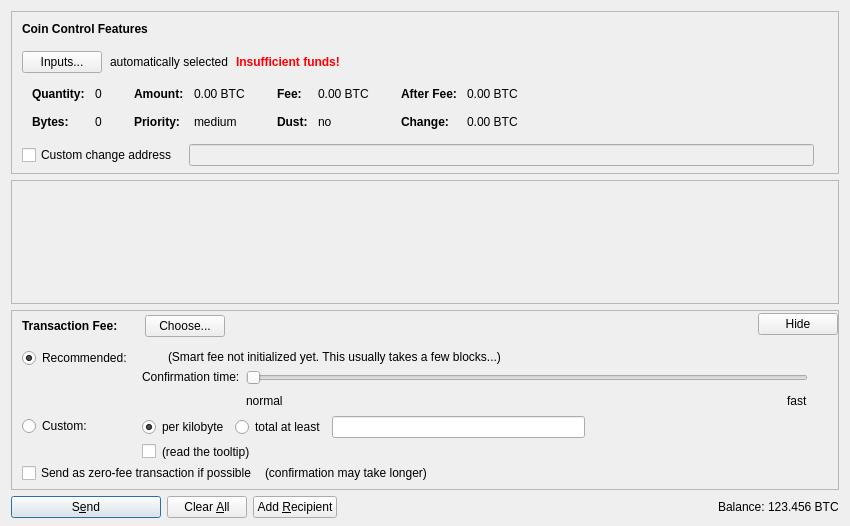
<?xml version="1.0" encoding="UTF-8"?>
<ui version="4.0">
 <class>SendCoinsDialog</class>
 <widget class="QDialog" name="SendCoinsDialog">
  <property name="geometry">
   <rect>
    <x>0</x>
    <y>0</y>
    <width>850</width>
    <height>526</height>
   </rect>
  </property>
  <property name="windowTitle">
   <string>Send Coins</string>
  </property>
  <layout class="QVBoxLayout" name="verticalLayout" stretch="0,1,0,0">
   <property name="bottomMargin">
    <number>8</number>
   </property>
   <item>
    <widget class="QFrame" name="frameCoinControl">
     <property name="sizePolicy">
      <sizepolicy hsizetype="Expanding" vsizetype="Expanding">
       <horstretch>0</horstretch>
       <verstretch>0</verstretch>
      </sizepolicy>
     </property>
     <property name="maximumSize">
      <size>
       <width>16777215</width>
       <height>16777215</height>
      </size>
     </property>
     <property name="frameShape">
      <enum>QFrame::StyledPanel</enum>
     </property>
     <property name="frameShadow">
      <enum>QFrame::Sunken</enum>
     </property>
     <layout class="QVBoxLayout" name="verticalLayoutCoinControl2">
      <property name="spacing">
       <number>0</number>
      </property>
      <property name="leftMargin">
       <number>0</number>
      </property>
      <property name="topMargin">
       <number>0</number>
      </property>
      <property name="rightMargin">
       <number>0</number>
      </property>
      <property name="bottomMargin">
       <number>6</number>
      </property>
      <item>
       <layout class="QVBoxLayout" name="verticalLayoutCoinControl" stretch="0,0,0,0,1">
        <property name="spacing">
         <number>0</number>
        </property>
        <property name="leftMargin">
         <number>10</number>
        </property>
        <property name="topMargin">
         <number>10</number>
        </property>
        <item>
         <layout class="QHBoxLayout" name="horizontalLayoutCoinControl1">
          <property name="bottomMargin">
           <number>15</number>
          </property>
          <item>
           <widget class="QLabel" name="labelCoinControlFeatures">
            <property name="sizePolicy">
             <sizepolicy hsizetype="Preferred" vsizetype="Maximum">
              <horstretch>0</horstretch>
              <verstretch>0</verstretch>
             </sizepolicy>
            </property>
            <property name="font">
             <font>
              <weight>75</weight>
              <bold>true</bold>
             </font>
            </property>
            <property name="styleSheet">
             <string notr="true">font-weight:bold;</string>
            </property>
            <property name="text">
             <string>Coin Control Features</string>
            </property>
           </widget>
          </item>
         </layout>
        </item>
        <item>
         <layout class="QHBoxLayout" name="horizontalLayoutCoinControl2" stretch="0,0,0,0">
          <property name="spacing">
           <number>8</number>
          </property>
          <property name="bottomMargin">
           <number>10</number>
          </property>
          <item>
           <widget class="QPushButton" name="pushButtonCoinControl">
            <property name="styleSheet">
             <string notr="true"/>
            </property>
            <property name="text">
             <string>Inputs...</string>
            </property>
            <property name="autoDefault">
             <bool>false</bool>
            </property>
           </widget>
          </item>
          <item>
           <widget class="QLabel" name="labelCoinControlAutomaticallySelected">
            <property name="text">
             <string>automatically selected</string>
            </property>
            <property name="margin">
             <number>5</number>
            </property>
           </widget>
          </item>
          <item>
           <widget class="QLabel" name="labelCoinControlInsuffFunds">
            <property name="font">
             <font>
              <weight>75</weight>
              <bold>true</bold>
             </font>
            </property>
            <property name="styleSheet">
             <string notr="true">color:red;font-weight:bold;</string>
            </property>
            <property name="text">
             <string>Insufficient funds!</string>
            </property>
            <property name="margin">
             <number>5</number>
            </property>
           </widget>
          </item>
          <item>
           <spacer name="horizontalSpacerCoinControl">
            <property name="orientation">
             <enum>Qt::Horizontal</enum>
            </property>
            <property name="sizeHint" stdset="0">
             <size>
              <width>40</width>
              <height>1</height>
             </size>
            </property>
           </spacer>
          </item>
         </layout>
        </item>
        <item>
         <widget class="QWidget" name="widgetCoinControl" native="true">
          <property name="sizePolicy">
           <sizepolicy hsizetype="Preferred" vsizetype="Preferred">
            <horstretch>0</horstretch>
            <verstretch>0</verstretch>
           </sizepolicy>
          </property>
          <property name="minimumSize">
           <size>
            <width>0</width>
            <height>0</height>
           </size>
          </property>
          <property name="styleSheet">
           <string notr="true"/>
          </property>
          <layout class="QHBoxLayout" name="horizontalLayoutCoinControl5">
           <property name="leftMargin">
            <number>0</number>
           </property>
           <property name="topMargin">
            <number>0</number>
           </property>
           <property name="rightMargin">
            <number>0</number>
           </property>
           <property name="bottomMargin">
            <number>0</number>
           </property>
           <item>
            <layout class="QHBoxLayout" name="horizontalLayoutCoinControl3" stretch="0,0,0,1">
             <property name="spacing">
              <number>20</number>
             </property>
             <property name="topMargin">
              <number>0</number>
             </property>
             <property name="bottomMargin">
              <number>10</number>
             </property>
             <item>
              <layout class="QFormLayout" name="formLayoutCoinControl1">
               <property name="horizontalSpacing">
                <number>10</number>
               </property>
               <property name="verticalSpacing">
                <number>14</number>
               </property>
               <property name="leftMargin">
                <number>10</number>
               </property>
               <property name="topMargin">
                <number>4</number>
               </property>
               <property name="rightMargin">
                <number>6</number>
               </property>
               <item row="0" column="0">
                <widget class="QLabel" name="labelCoinControlQuantityText">
                 <property name="font">
                  <font>
                   <weight>75</weight>
                   <bold>true</bold>
                  </font>
                 </property>
                 <property name="text">
                  <string>Quantity:</string>
                 </property>
                 <property name="margin">
                  <number>0</number>
                 </property>
                </widget>
               </item>
               <item row="0" column="1">
                <widget class="QLabel" name="labelCoinControlQuantity">
                 <property name="cursor">
                  <cursorShape>IBeamCursor</cursorShape>
                 </property>
                 <property name="contextMenuPolicy">
                  <enum>Qt::ActionsContextMenu</enum>
                 </property>
                 <property name="text">
                  <string notr="true">0</string>
                 </property>
                 <property name="margin">
                  <number>0</number>
                 </property>
                 <property name="textInteractionFlags">
                  <set>Qt::LinksAccessibleByMouse|Qt::TextSelectableByKeyboard|Qt::TextSelectableByMouse</set>
                 </property>
                </widget>
               </item>
               <item row="1" column="0">
                <widget class="QLabel" name="labelCoinControlBytesText">
                 <property name="font">
                  <font>
                   <weight>75</weight>
                   <bold>true</bold>
                  </font>
                 </property>
                 <property name="text">
                  <string>Bytes:</string>
                 </property>
                </widget>
               </item>
               <item row="1" column="1">
                <widget class="QLabel" name="labelCoinControlBytes">
                 <property name="cursor">
                  <cursorShape>IBeamCursor</cursorShape>
                 </property>
                 <property name="contextMenuPolicy">
                  <enum>Qt::ActionsContextMenu</enum>
                 </property>
                 <property name="text">
                  <string notr="true">0</string>
                 </property>
                 <property name="textInteractionFlags">
                  <set>Qt::LinksAccessibleByMouse|Qt::TextSelectableByKeyboard|Qt::TextSelectableByMouse</set>
                 </property>
                </widget>
               </item>
              </layout>
             </item>
             <item>
              <layout class="QFormLayout" name="formLayoutCoinControl2">
               <property name="horizontalSpacing">
                <number>10</number>
               </property>
               <property name="verticalSpacing">
                <number>14</number>
               </property>
               <property name="leftMargin">
                <number>6</number>
               </property>
               <property name="topMargin">
                <number>4</number>
               </property>
               <property name="rightMargin">
                <number>6</number>
               </property>
               <item row="0" column="0">
                <widget class="QLabel" name="labelCoinControlAmountText">
                 <property name="font">
                  <font>
                   <weight>75</weight>
                   <bold>true</bold>
                  </font>
                 </property>
                 <property name="text">
                  <string>Amount:</string>
                 </property>
                 <property name="margin">
                  <number>0</number>
                 </property>
                </widget>
               </item>
               <item row="0" column="1">
                <widget class="QLabel" name="labelCoinControlAmount">
                 <property name="cursor">
                  <cursorShape>IBeamCursor</cursorShape>
                 </property>
                 <property name="contextMenuPolicy">
                  <enum>Qt::ActionsContextMenu</enum>
                 </property>
                 <property name="text">
                  <string notr="true">0.00 BTC</string>
                 </property>
                 <property name="textInteractionFlags">
                  <set>Qt::LinksAccessibleByMouse|Qt::TextSelectableByKeyboard|Qt::TextSelectableByMouse</set>
                 </property>
                </widget>
               </item>
               <item row="1" column="0">
                <widget class="QLabel" name="labelCoinControlPriorityText">
                 <property name="font">
                  <font>
                   <weight>75</weight>
                   <bold>true</bold>
                  </font>
                 </property>
                 <property name="text">
                  <string>Priority:</string>
                 </property>
                </widget>
               </item>
               <item row="1" column="1">
                <widget class="QLabel" name="labelCoinControlPriority">
                 <property name="cursor">
                  <cursorShape>IBeamCursor</cursorShape>
                 </property>
                 <property name="contextMenuPolicy">
                  <enum>Qt::ActionsContextMenu</enum>
                 </property>
                 <property name="text">
                  <string notr="true">medium</string>
                 </property>
                 <property name="textInteractionFlags">
                  <set>Qt::LinksAccessibleByMouse|Qt::TextSelectableByKeyboard|Qt::TextSelectableByMouse</set>
                 </property>
                </widget>
               </item>
              </layout>
             </item>
             <item>
              <layout class="QFormLayout" name="formLayoutCoinControl3">
               <property name="horizontalSpacing">
                <number>10</number>
               </property>
               <property name="verticalSpacing">
                <number>14</number>
               </property>
               <property name="leftMargin">
                <number>6</number>
               </property>
               <property name="topMargin">
                <number>4</number>
               </property>
               <property name="rightMargin">
                <number>6</number>
               </property>
               <item row="0" column="0">
                <widget class="QLabel" name="labelCoinControlFeeText">
                 <property name="font">
                  <font>
                   <weight>75</weight>
                   <bold>true</bold>
                  </font>
                 </property>
                 <property name="text">
                  <string>Fee:</string>
                 </property>
                 <property name="margin">
                  <number>0</number>
                 </property>
                </widget>
               </item>
               <item row="0" column="1">
                <widget class="QLabel" name="labelCoinControlFee">
                 <property name="cursor">
                  <cursorShape>IBeamCursor</cursorShape>
                 </property>
                 <property name="contextMenuPolicy">
                  <enum>Qt::ActionsContextMenu</enum>
                 </property>
                 <property name="text">
                  <string notr="true">0.00 BTC</string>
                 </property>
                 <property name="textInteractionFlags">
                  <set>Qt::LinksAccessibleByMouse|Qt::TextSelectableByKeyboard|Qt::TextSelectableByMouse</set>
                 </property>
                </widget>
               </item>
               <item row="1" column="0">
                <widget class="QLabel" name="labelCoinControlLowOutputText">
                 <property name="font">
                  <font>
                   <weight>75</weight>
                   <bold>true</bold>
                  </font>
                 </property>
                 <property name="text">
                  <string>Dust:</string>
                 </property>
                </widget>
               </item>
               <item row="1" column="1">
                <widget class="QLabel" name="labelCoinControlLowOutput">
                 <property name="cursor">
                  <cursorShape>IBeamCursor</cursorShape>
                 </property>
                 <property name="contextMenuPolicy">
                  <enum>Qt::ActionsContextMenu</enum>
                 </property>
                 <property name="text">
                  <string notr="true">no</string>
                 </property>
                 <property name="textInteractionFlags">
                  <set>Qt::LinksAccessibleByMouse|Qt::TextSelectableByKeyboard|Qt::TextSelectableByMouse</set>
                 </property>
                </widget>
               </item>
              </layout>
             </item>
             <item>
              <layout class="QFormLayout" name="formLayoutCoinControl4">
               <property name="horizontalSpacing">
                <number>10</number>
               </property>
               <property name="verticalSpacing">
                <number>14</number>
               </property>
               <property name="leftMargin">
                <number>6</number>
               </property>
               <property name="topMargin">
                <number>4</number>
               </property>
               <property name="rightMargin">
                <number>6</number>
               </property>
               <item row="0" column="0">
                <widget class="QLabel" name="labelCoinControlAfterFeeText">
                 <property name="font">
                  <font>
                   <weight>75</weight>
                   <bold>true</bold>
                  </font>
                 </property>
                 <property name="text">
                  <string>After Fee:</string>
                 </property>
                 <property name="margin">
                  <number>0</number>
                 </property>
                </widget>
               </item>
               <item row="0" column="1">
                <widget class="QLabel" name="labelCoinControlAfterFee">
                 <property name="cursor">
                  <cursorShape>IBeamCursor</cursorShape>
                 </property>
                 <property name="contextMenuPolicy">
                  <enum>Qt::ActionsContextMenu</enum>
                 </property>
                 <property name="text">
                  <string notr="true">0.00 BTC</string>
                 </property>
                 <property name="textInteractionFlags">
                  <set>Qt::LinksAccessibleByMouse|Qt::TextSelectableByKeyboard|Qt::TextSelectableByMouse</set>
                 </property>
                </widget>
               </item>
               <item row="1" column="0">
                <widget class="QLabel" name="labelCoinControlChangeText">
                 <property name="font">
                  <font>
                   <weight>75</weight>
                   <bold>true</bold>
                  </font>
                 </property>
                 <property name="text">
                  <string>Change:</string>
                 </property>
                </widget>
               </item>
               <item row="1" column="1">
                <widget class="QLabel" name="labelCoinControlChange">
                 <property name="cursor">
                  <cursorShape>IBeamCursor</cursorShape>
                 </property>
                 <property name="contextMenuPolicy">
                  <enum>Qt::ActionsContextMenu</enum>
                 </property>
                 <property name="text">
                  <string notr="true">0.00 BTC</string>
                 </property>
                 <property name="textInteractionFlags">
                  <set>Qt::LinksAccessibleByMouse|Qt::TextSelectableByKeyboard|Qt::TextSelectableByMouse</set>
                 </property>
                </widget>
               </item>
              </layout>
             </item>
            </layout>
           </item>
          </layout>
         </widget>
        </item>
        <item>
         <layout class="QHBoxLayout" name="horizontalLayoutCoinControl4" stretch="0,0,0">
          <property name="spacing">
           <number>12</number>
          </property>
          <property name="sizeConstraint">
           <enum>QLayout::SetDefaultConstraint</enum>
          </property>
          <property name="topMargin">
           <number>5</number>
          </property>
          <property name="rightMargin">
           <number>5</number>
          </property>
          <item>
           <widget class="QCheckBox" name="checkBoxCoinControlChange">
            <property name="toolTip">
             <string>If this is activated, but the change address is empty or invalid, change will be sent to a newly generated address.</string>
            </property>
            <property name="text">
             <string>Custom change address</string>
            </property>
           </widget>
          </item>
          <item>
           <widget class="QValidatedLineEdit" name="lineEditCoinControlChange">
            <property name="enabled">
             <bool>false</bool>
            </property>
            <property name="sizePolicy">
             <sizepolicy hsizetype="Expanding" vsizetype="Fixed">
              <horstretch>0</horstretch>
              <verstretch>0</verstretch>
             </sizepolicy>
            </property>
           </widget>
          </item>
          <item>
           <widget class="QLabel" name="labelCoinControlChangeLabel">
            <property name="sizePolicy">
             <sizepolicy hsizetype="Preferred" vsizetype="Expanding">
              <horstretch>0</horstretch>
              <verstretch>0</verstretch>
             </sizepolicy>
            </property>
            <property name="minimumSize">
             <size>
              <width>0</width>
              <height>0</height>
             </size>
            </property>
            <property name="text">
             <string/>
            </property>
            <property name="margin">
             <number>3</number>
            </property>
           </widget>
          </item>
         </layout>
        </item>
        <item>
         <spacer name="verticalSpacerCoinControl">
          <property name="orientation">
           <enum>Qt::Vertical</enum>
          </property>
          <property name="sizeHint" stdset="0">
           <size>
            <width>800</width>
            <height>1</height>
           </size>
          </property>
         </spacer>
        </item>
       </layout>
      </item>
     </layout>
    </widget>
   </item>
   <item>
    <widget class="QScrollArea" name="scrollArea">
     <property name="widgetResizable">
      <bool>true</bool>
     </property>
     <widget class="QWidget" name="scrollAreaWidgetContents">
      <property name="geometry">
       <rect>
        <x>0</x>
        <y>0</y>
        <width>830</width>
        <height>68</height>
       </rect>
      </property>
      <layout class="QVBoxLayout" name="verticalLayout_2" stretch="0,1">
       <property name="leftMargin">
        <number>0</number>
       </property>
       <property name="topMargin">
        <number>0</number>
       </property>
       <property name="rightMargin">
        <number>0</number>
       </property>
       <property name="bottomMargin">
        <number>0</number>
       </property>
       <item>
        <layout class="QVBoxLayout" name="entries">
         <property name="spacing">
          <number>6</number>
         </property>
        </layout>
       </item>
       <item>
        <spacer name="verticalSpacer">
         <property name="orientation">
          <enum>Qt::Vertical</enum>
         </property>
         <property name="sizeHint" stdset="0">
          <size>
           <width>20</width>
           <height>40</height>
          </size>
         </property>
        </spacer>
       </item>
      </layout>
     </widget>
    </widget>
   </item>
   <item>
    <widget class="QFrame" name="frameFee">
     <property name="sizePolicy">
      <sizepolicy hsizetype="Expanding" vsizetype="Expanding">
       <horstretch>0</horstretch>
       <verstretch>0</verstretch>
      </sizepolicy>
     </property>
     <property name="maximumSize">
      <size>
       <width>16777215</width>
       <height>16777215</height>
      </size>
     </property>
     <property name="frameShape">
      <enum>QFrame::StyledPanel</enum>
     </property>
     <property name="frameShadow">
      <enum>QFrame::Sunken</enum>
     </property>
     <layout class="QVBoxLayout" name="verticalLayoutFee1">
      <property name="spacing">
       <number>0</number>
      </property>
      <property name="leftMargin">
       <number>0</number>
      </property>
      <property name="topMargin">
       <number>0</number>
      </property>
      <property name="rightMargin">
       <number>0</number>
      </property>
      <property name="bottomMargin">
       <number>0</number>
      </property>
      <item>
       <layout class="QVBoxLayout" name="verticalLayoutFee2" stretch="0,0,0">
        <property name="spacing">
         <number>0</number>
        </property>
        <property name="leftMargin">
         <number>10</number>
        </property>
        <property name="topMargin">
         <number>0</number>
        </property>
        <item>
         <layout class="QHBoxLayout" name="horizontalLayoutFee1">
          <property name="bottomMargin">
           <number>0</number>
          </property>
          <item>
           <layout class="QVBoxLayout" name="verticalLayoutFee7">
            <property name="spacing">
             <number>0</number>
            </property>
            <item>
             <spacer name="verticalSpacerSmartFee">
              <property name="orientation">
               <enum>Qt::Vertical</enum>
              </property>
              <property name="sizeType">
               <enum>QSizePolicy::Fixed</enum>
              </property>
              <property name="sizeHint" stdset="0">
               <size>
                <width>1</width>
                <height>4</height>
               </size>
              </property>
             </spacer>
            </item>
            <item>
             <layout class="QHBoxLayout" name="horizontalLayoutSmartFee">
              <property name="spacing">
               <number>10</number>
              </property>
              <item>
               <widget class="QLabel" name="labelFeeHeadline">
                <property name="sizePolicy">
                 <sizepolicy hsizetype="Preferred" vsizetype="Maximum">
                  <horstretch>0</horstretch>
                  <verstretch>0</verstretch>
                 </sizepolicy>
                </property>
                <property name="font">
                 <font>
                  <weight>75</weight>
                  <bold>true</bold>
                 </font>
                </property>
                <property name="styleSheet">
                 <string notr="true">font-weight:bold;</string>
                </property>
                <property name="text">
                 <string>Transaction Fee:</string>
                </property>
               </widget>
              </item>
              <item>
               <widget class="QLabel" name="labelFeeMinimized">
                <property name="text">
                 <string/>
                </property>
               </widget>
              </item>
              <item>
               <widget class="QPushButton" name="buttonChooseFee">
                <property name="text">
                 <string>Choose...</string>
                </property>
               </widget>
              </item>
             </layout>
            </item>
            <item>
             <spacer name="verticalSpacer_5">
              <property name="orientation">
               <enum>Qt::Vertical</enum>
              </property>
              <property name="sizeHint" stdset="0">
               <size>
                <width>1</width>
                <height>1</height>
               </size>
              </property>
             </spacer>
            </item>
           </layout>
          </item>
          <item>
           <spacer name="horizontalSpacer_4">
            <property name="orientation">
             <enum>Qt::Horizontal</enum>
            </property>
            <property name="sizeHint" stdset="0">
             <size>
              <width>40</width>
              <height>20</height>
             </size>
            </property>
           </spacer>
          </item>
          <item>
           <widget class="QPushButton" name="buttonMinimizeFee">
            <property name="toolTip">
             <string>collapse fee-settings</string>
            </property>
            <property name="text">
             <string>Hide</string>
            </property>
           </widget>
          </item>
         </layout>
        </item>
        <item>
         <widget class="QFrame" name="frameFeeSelection">
          <layout class="QVBoxLayout" name="verticalLayoutFee12">
           <property name="spacing">
            <number>0</number>
           </property>
           <property name="leftMargin">
            <number>0</number>
           </property>
           <property name="topMargin">
            <number>0</number>
           </property>
           <property name="rightMargin">
            <number>0</number>
           </property>
           <property name="bottomMargin">
            <number>0</number>
           </property>
           <item>
            <layout class="QGridLayout" name="gridLayoutFee">
             <property name="topMargin">
              <number>10</number>
             </property>
             <property name="bottomMargin">
              <number>4</number>
             </property>
             <property name="horizontalSpacing">
              <number>10</number>
             </property>
             <property name="verticalSpacing">
              <number>4</number>
             </property>
             <item row="1" column="1">
              <layout class="QVBoxLayout" name="verticalLayoutFee8">
               <property name="spacing">
                <number>6</number>
               </property>
               <item>
                <layout class="QHBoxLayout" name="horizontalLayoutFee13">
                 <item>
                  <widget class="QRadioButton" name="radioCustomPerKilobyte">
                   <property name="toolTip">
                    <string>If the custom fee is set to 1000 satoshis and the transaction is only 250 bytes, then &quot;per kilobyte&quot; only pays 250 satoshis in fee, while &quot;total at least&quot; pays 1000 satoshis. For transactions bigger than a kilobyte both pay by kilobyte.</string>
                   </property>
                   <property name="text">
                    <string>per kilobyte</string>
                   </property>
                   <property name="checked">
                    <bool>true</bool>
                   </property>
                   <attribute name="buttonGroup">
                    <string notr="true">groupCustomFee</string>
                   </attribute>
                  </widget>
                 </item>
                 <item>
                  <widget class="QRadioButton" name="radioCustomAtLeast">
                   <property name="toolTip">
                    <string>If the custom fee is set to 1000 satoshis and the transaction is only 250 bytes, then &quot;per kilobyte&quot; only pays 250 satoshis in fee, while &quot;total at least&quot; pays 1000 satoshis. For transactions bigger than a kilobyte both pay by kilobyte.</string>
                   </property>
                   <property name="text">
                    <string>total at least</string>
                   </property>
                   <attribute name="buttonGroup">
                    <string notr="true">groupCustomFee</string>
                   </attribute>
                  </widget>
                 </item>
                 <item>
                  <widget class="AirDollarsAmountField" name="customFee"/>
                 </item>
                 <item>
                  <spacer name="horizontalSpacer_6">
                   <property name="orientation">
                    <enum>Qt::Horizontal</enum>
                   </property>
                   <property name="sizeHint" stdset="0">
                    <size>
                     <width>1</width>
                     <height>1</height>
                    </size>
                   </property>
                  </spacer>
                 </item>
                </layout>
               </item>
               <item>
                <layout class="QHBoxLayout" name="horizontalLayoutFee8">
                 <item>
                  <widget class="QCheckBox" name="checkBoxMinimumFee">
                   <property name="toolTip">
                    <string>Paying only the minimum fee is just fine as long as there is less transaction volume than space in the blocks. But be aware that this can end up in a never confirming transaction once there is more demand for airdollars transactions than the network can process.</string>
                   </property>
                   <property name="text">
                    <string/>
                   </property>
                  </widget>
                 </item>
                 <item>
                  <widget class="QLabel" name="labelMinFeeWarning">
                   <property name="enabled">
                    <bool>true</bool>
                   </property>
                   <property name="toolTip">
                    <string>Paying only the minimum fee is just fine as long as there is less transaction volume than space in the blocks. But be aware that this can end up in a never confirming transaction once there is more demand for airdollars transactions than the network can process.</string>
                   </property>
                   <property name="text">
                    <string>(read the tooltip)</string>
                   </property>
                   <property name="margin">
                    <number>5</number>
                   </property>
                  </widget>
                 </item>
                 <item>
                  <spacer name="horizontalSpacer_2">
                   <property name="orientation">
                    <enum>Qt::Horizontal</enum>
                   </property>
                   <property name="sizeHint" stdset="0">
                    <size>
                     <width>1</width>
                     <height>1</height>
                    </size>
                   </property>
                  </spacer>
                 </item>
                </layout>
               </item>
              </layout>
             </item>
             <item row="0" column="0">
              <layout class="QVBoxLayout" name="verticalLayoutFee4" stretch="0,1">
               <item>
                <widget class="QRadioButton" name="radioSmartFee">
                 <property name="text">
                  <string>Recommended:</string>
                 </property>
                 <property name="checked">
                  <bool>true</bool>
                 </property>
                 <attribute name="buttonGroup">
                  <string notr="true">groupFee</string>
                 </attribute>
                </widget>
               </item>
               <item>
                <spacer name="verticalSpacer_2">
                 <property name="orientation">
                  <enum>Qt::Vertical</enum>
                 </property>
                 <property name="sizeHint" stdset="0">
                  <size>
                   <width>1</width>
                   <height>1</height>
                  </size>
                 </property>
                </spacer>
               </item>
              </layout>
             </item>
             <item row="1" column="0">
              <layout class="QVBoxLayout" name="verticalLayoutFee9" stretch="0,1">
               <item>
                <widget class="QRadioButton" name="radioCustomFee">
                 <property name="text">
                  <string>Custom:</string>
                 </property>
                 <attribute name="buttonGroup">
                  <string notr="true">groupFee</string>
                 </attribute>
                </widget>
               </item>
               <item>
                <spacer name="verticalSpacer_6">
                 <property name="orientation">
                  <enum>Qt::Vertical</enum>
                 </property>
                 <property name="sizeHint" stdset="0">
                  <size>
                   <width>1</width>
                   <height>1</height>
                  </size>
                 </property>
                </spacer>
               </item>
              </layout>
             </item>
             <item row="0" column="1">
              <layout class="QVBoxLayout" name="verticalLayoutFee3" stretch="0,0,1">
               <property name="spacing">
                <number>6</number>
               </property>
               <property name="topMargin">
                <number>2</number>
               </property>
               <item>
                <layout class="QHBoxLayout" name="horizontalLayoutFee12">
                 <item>
                  <widget class="QLabel" name="labelSmartFee">
                   <property name="text">
                    <string/>
                   </property>
                   <property name="margin">
                    <number>2</number>
                   </property>
                  </widget>
                 </item>
                 <item>
                  <widget class="QLabel" name="labelFeeEstimation">
                   <property name="text">
                    <string/>
                   </property>
                  </widget>
                 </item>
                 <item>
                  <widget class="QLabel" name="labelSmartFee2">
                   <property name="text">
                    <string>(Smart fee not initialized yet. This usually takes a few blocks...)</string>
                   </property>
                   <property name="margin">
                    <number>2</number>
                   </property>
                  </widget>
                 </item>
                 <item>
                  <spacer name="horizontalSpacer_5">
                   <property name="orientation">
                    <enum>Qt::Horizontal</enum>
                   </property>
                   <property name="sizeHint" stdset="0">
                    <size>
                     <width>1</width>
                     <height>1</height>
                    </size>
                   </property>
                  </spacer>
                 </item>
                </layout>
               </item>
               <item>
                <layout class="QHBoxLayout" name="horizontalLayoutFee9">
                 <item>
                  <layout class="QVBoxLayout" name="verticalLayoutFee6">
                   <item>
                    <widget class="QLabel" name="labelSmartFee3">
                     <property name="text">
                      <string>Confirmation time:</string>
                     </property>
                     <property name="margin">
                      <number>2</number>
                     </property>
                    </widget>
                   </item>
                   <item>
                    <spacer name="verticalSpacer_3">
                     <property name="orientation">
                      <enum>Qt::Vertical</enum>
                     </property>
                     <property name="sizeHint" stdset="0">
                      <size>
                       <width>1</width>
                       <height>1</height>
                      </size>
                     </property>
                    </spacer>
                   </item>
                  </layout>
                 </item>
                 <item>
                  <layout class="QVBoxLayout" name="verticalLayoutFee5">
                   <property name="rightMargin">
                    <number>30</number>
                   </property>
                   <item>
                    <widget class="QSlider" name="sliderSmartFee">
                     <property name="minimum">
                      <number>0</number>
                     </property>
                     <property name="maximum">
                      <number>24</number>
                     </property>
                     <property name="pageStep">
                      <number>1</number>
                     </property>
                     <property name="value">
                      <number>0</number>
                     </property>
                     <property name="orientation">
                      <enum>Qt::Horizontal</enum>
                     </property>
                     <property name="invertedAppearance">
                      <bool>false</bool>
                     </property>
                     <property name="invertedControls">
                      <bool>false</bool>
                     </property>
                     <property name="tickPosition">
                      <enum>QSlider::NoTicks</enum>
                     </property>
                    </widget>
                   </item>
                   <item>
                    <layout class="QHBoxLayout" name="horizontalLayoutFee10">
                     <item>
                      <widget class="QLabel" name="labelSmartFeeNormal">
                       <property name="text">
                        <string>normal</string>
                       </property>
                      </widget>
                     </item>
                     <item>
                      <spacer name="horizontalSpacer_3">
                       <property name="orientation">
                        <enum>Qt::Horizontal</enum>
                       </property>
                       <property name="sizeHint" stdset="0">
                        <size>
                         <width>40</width>
                         <height>20</height>
                        </size>
                       </property>
                      </spacer>
                     </item>
                     <item>
                      <widget class="QLabel" name="labelSmartFeeFast">
                       <property name="text">
                        <string>fast</string>
                       </property>
                      </widget>
                     </item>
                    </layout>
                   </item>
                  </layout>
                 </item>
                </layout>
               </item>
               <item>
                <spacer name="verticalSpacer_4">
                 <property name="orientation">
                  <enum>Qt::Vertical</enum>
                 </property>
                 <property name="sizeHint" stdset="0">
                  <size>
                   <width>1</width>
                   <height>1</height>
                  </size>
                 </property>
                </spacer>
               </item>
              </layout>
             </item>
            </layout>
           </item>
           <item>
            <layout class="QHBoxLayout" name="horizontalLayoutFee5" stretch="0,0,0">
             <property name="spacing">
              <number>8</number>
             </property>
             <property name="bottomMargin">
              <number>4</number>
             </property>
             <item>
              <widget class="QCheckBox" name="checkBoxFreeTx">
               <property name="text">
                <string>Send as zero-fee transaction if possible</string>
               </property>
              </widget>
             </item>
             <item>
              <widget class="QLabel" name="labelFreeTx">
               <property name="text">
                <string>(confirmation may take longer)</string>
               </property>
               <property name="margin">
                <number>5</number>
               </property>
              </widget>
             </item>
             <item>
              <spacer name="horizontalSpacerFee5">
               <property name="orientation">
                <enum>Qt::Horizontal</enum>
               </property>
               <property name="sizeHint" stdset="0">
                <size>
                 <width>1</width>
                 <height>1</height>
                </size>
               </property>
              </spacer>
             </item>
            </layout>
           </item>
           <item>
            <spacer name="verticalSpacerFee2">
             <property name="orientation">
              <enum>Qt::Vertical</enum>
             </property>
             <property name="sizeHint" stdset="0">
              <size>
               <width>1</width>
               <height>1</height>
              </size>
             </property>
            </spacer>
           </item>
          </layout>
         </widget>
        </item>
        <item>
         <spacer name="verticalSpacerFee">
          <property name="orientation">
           <enum>Qt::Vertical</enum>
          </property>
          <property name="sizeHint" stdset="0">
           <size>
            <width>800</width>
            <height>1</height>
           </size>
          </property>
         </spacer>
        </item>
       </layout>
      </item>
     </layout>
    </widget>
   </item>
   <item>
    <layout class="QHBoxLayout" name="horizontalLayout">
     <item>
      <widget class="QPushButton" name="sendButton">
       <property name="minimumSize">
        <size>
         <width>150</width>
         <height>0</height>
        </size>
       </property>
       <property name="toolTip">
        <string>Confirm the send action</string>
       </property>
       <property name="text">
        <string>S&amp;end</string>
       </property>
       <property name="icon">
        <iconset resource="../airdollars.qrc">
         <normaloff>:/icons/send</normaloff>:/icons/send</iconset>
       </property>
       <property name="autoDefault">
        <bool>false</bool>
       </property>
       <property name="default">
        <bool>true</bool>
       </property>
      </widget>
     </item>
     <item>
      <widget class="QPushButton" name="clearButton">
       <property name="sizePolicy">
        <sizepolicy hsizetype="Minimum" vsizetype="Fixed">
         <horstretch>0</horstretch>
         <verstretch>0</verstretch>
        </sizepolicy>
       </property>
       <property name="toolTip">
        <string>Clear all fields of the form.</string>
       </property>
       <property name="text">
        <string>Clear &amp;All</string>
       </property>
       <property name="icon">
        <iconset resource="../airdollars.qrc">
         <normaloff>:/icons/remove</normaloff>:/icons/remove</iconset>
       </property>
       <property name="autoDefault">
        <bool>false</bool>
       </property>
      </widget>
     </item>
     <item>
      <widget class="QPushButton" name="addButton">
       <property name="toolTip">
        <string>Send to multiple recipients at once</string>
       </property>
       <property name="text">
        <string>Add &amp;Recipient</string>
       </property>
       <property name="icon">
        <iconset resource="../airdollars.qrc">
         <normaloff>:/icons/add</normaloff>:/icons/add</iconset>
       </property>
       <property name="autoDefault">
        <bool>false</bool>
       </property>
      </widget>
     </item>
     <item>
      <spacer name="horizontalSpacer">
       <property name="orientation">
        <enum>Qt::Horizontal</enum>
       </property>
       <property name="sizeHint" stdset="0">
        <size>
         <width>40</width>
         <height>20</height>
        </size>
       </property>
      </spacer>
     </item>
     <item>
      <layout class="QHBoxLayout" name="horizontalLayout_2">
       <property name="spacing">
        <number>3</number>
       </property>
       <item>
        <widget class="QLabel" name="label">
         <property name="sizePolicy">
          <sizepolicy hsizetype="Preferred" vsizetype="Fixed">
           <horstretch>0</horstretch>
           <verstretch>0</verstretch>
          </sizepolicy>
         </property>
         <property name="text">
          <string>Balance:</string>
         </property>
        </widget>
       </item>
       <item>
        <widget class="QLabel" name="labelBalance">
         <property name="sizePolicy">
          <sizepolicy hsizetype="Preferred" vsizetype="Fixed">
           <horstretch>0</horstretch>
           <verstretch>0</verstretch>
          </sizepolicy>
         </property>
         <property name="cursor">
          <cursorShape>IBeamCursor</cursorShape>
         </property>
         <property name="text">
          <string notr="true">123.456 BTC</string>
         </property>
         <property name="textInteractionFlags">
          <set>Qt::LinksAccessibleByMouse|Qt::TextSelectableByKeyboard|Qt::TextSelectableByMouse</set>
         </property>
        </widget>
       </item>
      </layout>
     </item>
    </layout>
   </item>
  </layout>
 </widget>
 <customwidgets>
  <customwidget>
   <class>QValidatedLineEdit</class>
   <extends>QLineEdit</extends>
   <header>qvalidatedlineedit.h</header>
  </customwidget>
  <customwidget>
   <class>AirDollarsAmountField</class>
   <extends>QLineEdit</extends>
   <header>airdollarsamountfield.h</header>
   <container>1</container>
  </customwidget>
 </customwidgets>
 <resources>
  <include location="../airdollars.qrc"/>
 </resources>
 <connections/>
 <buttongroups>
  <buttongroup name="groupFee"/>
  <buttongroup name="groupCustomFee"/>
 </buttongroups>
</ui>
